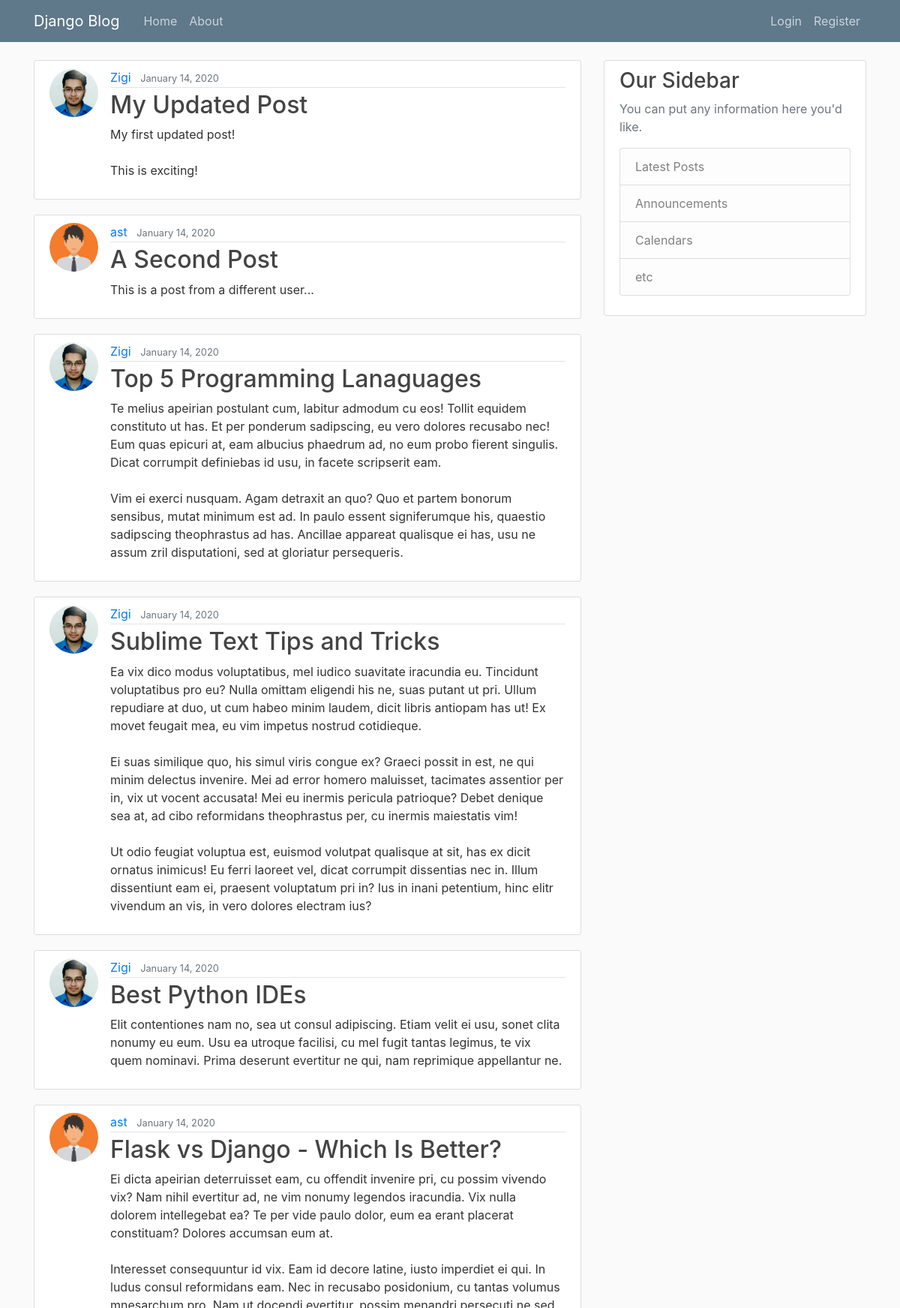
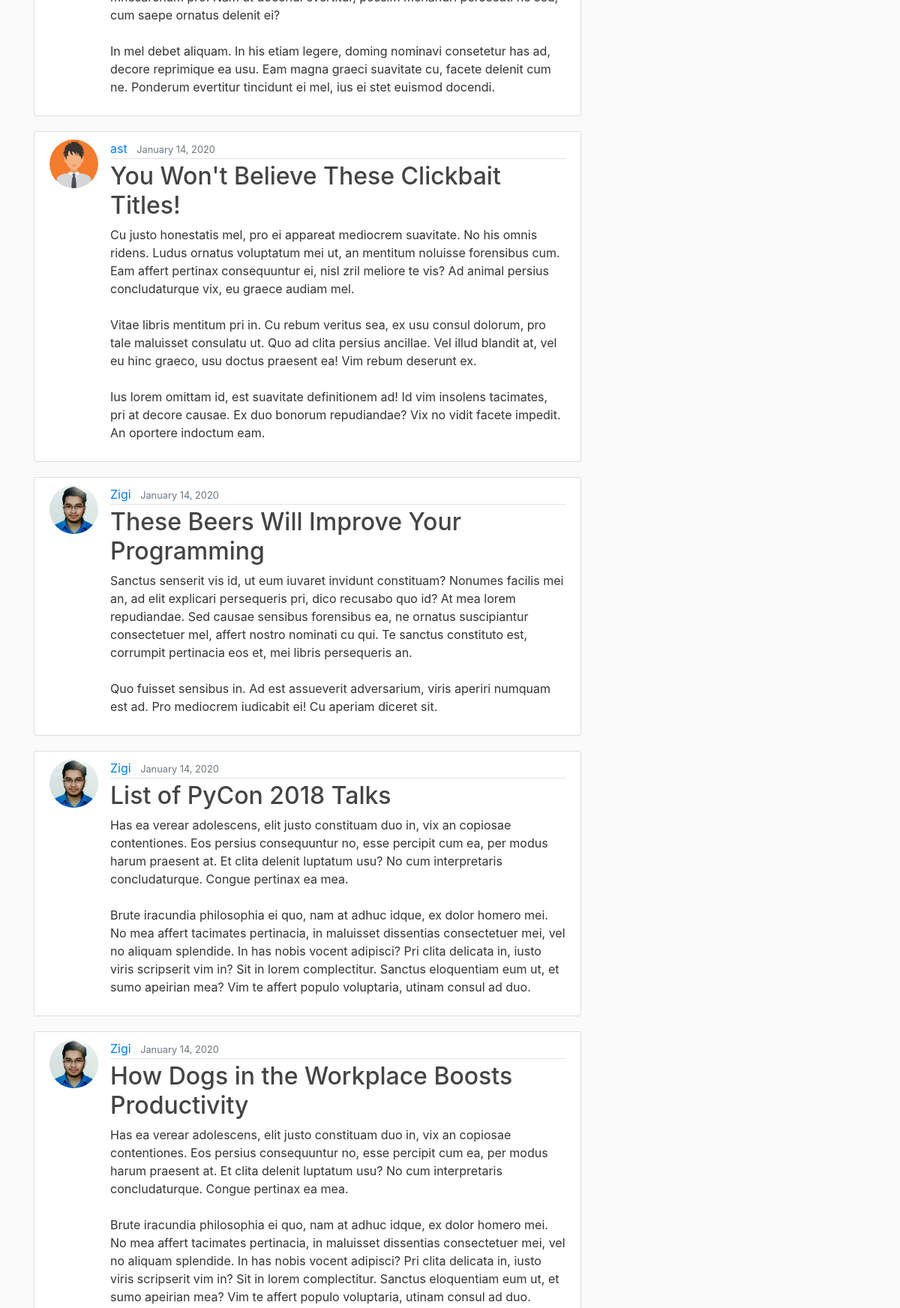
The page / (upper part) on the database its author committed (2 pictures, top to bottom).
### blog/models.py (models this page shows, shortened)
class Post(models.Model):
    title = models.CharField(max_length=100)
    content = models.TextField()
    date_psoted = models.DateTimeField(default=timezone.now())
    author = models.ForeignKey(User,on_delete=models.CASCADE)

### users/models.py (models this page shows, shortened)
class Profile(models.Model):
    user = models.OneToOneField(User, on_delete=models.CASCADE)
    image= models.ImageField(default='default.jpg', upload_to='profile_pics')

### blog/views.py (the view)
# urls.py: path('', PostListView.as_view(), name='blog-home'),
class PostListView(ListView):
    model  = Post
    template_name = 'blog/home.html'
    context_object_name ='posts'
    ordering = ['-date_psoted']

### blog/templates/blog/home.html
{% extends "blog/layout.html" %}
{% block content %}
    {% for post in posts %}
        <article class="media content-section">
          <img class="rounded-circle article-img" src="{{ post.author.profile.image.url }}">
          <div class="media-body">
            <div class="article-metadata">
              <a class="mr-2" href="#">{{ post.author }}</a>
              <small class="text-muted">{{ post.date_psoted|date:"F d, Y" }}</small>
            </div>
            <h2><a class="article-title" href="{% url 'post-detail' post.id %}">{{ post.title }}</a></h2>
            <p class="article-content">{{ post.content }}</p>
          </div>
        </article>
    {% endfor %}
{% endblock content %}

### blog/static/css/main.css (style rules this page uses)
body { background: #fafafa; color: #333333; margin-top: 5rem; }
h1, h2, h3, h4, h5, h6 { color: #444444; }
.content-section { background: #ffffff; padding: 10px 20px; border: 1px solid #dddddd; border-radius: 3px; margin-bottom: 20px; }
.article-title { color: #444444; }
.article-content { white-space: pre-line; }
.article-img { height: 65px; width: 65px; margin-right: 16px; }
.article-metadata { padding-bottom: 1px; margin-bottom: 4px; border-bottom: 1px solid #e3e3e3 }

### rows shown on the page
Post: author.profile.image (picture), author "Zigi", date_psoted "January 14, 2020", title "My Updated Post", content "My first updated post! This is exciting!"
Post: author.profile.image (placeholder picture), author "ast", date_psoted "January 14, 2020", title "A Second Post", content "This is a post from a different user..."
Post: author.profile.image (picture), author "Zigi", date_psoted "January 14, 2020", title "Top 5 Programming Lanaguages", content "Te melius apeirian postulant cum, labitur admodum cu eos! Tollit equidem constituto ut has. Et per ponderum sadipscing, eu vero dolores recusabo nec! Eum quas epicuri at, eam albucius phaedrum ad, no eum probo fierent singulis. Dicat corrumpit definiebas id usu, in facete scripserit eam. Vim ei exerci nusquam. Agam detraxit an quo? Quo et partem bonorum sensibus, mutat minimum est ad. In paulo essent signiferumque his, quaestio sadipscing theophrastus ad has. Ancillae appareat qualisque ei has, usu ne assum zril disputationi, sed at gloriatur persequeris."
Post: author.profile.image (picture), author "Zigi", date_psoted "January 14, 2020", title "Sublime Text Tips and Tricks", content "Ea vix dico modus voluptatibus, mel iudico suavitate iracundia eu. Tincidunt voluptatibus pro eu? Nulla omittam eligendi his ne, suas putant ut pri. Ullum repudiare at duo, ut cum habeo minim laudem, dicit libris antiopam has ut! Ex movet feugait mea, eu vim impetus nostrud cotidieque. Ei suas similique quo, his simul viris congue ex? Graeci possit in est, ne qui minim delectus invenire. Mei ad error homero maluisset, tacimates assentior per in, vix ut vocent accusata! Mei eu inermis pericula patrioque? Debet denique sea at, ad cibo reformidans theophrastus per, cu inermis maiestatis vim! Ut odio feugiat voluptua est, euismod volutpat qualisque at sit, has ex dicit ornatus inimicus! Eu…"
Post: author.profile.image (picture), author "Zigi", date_psoted "January 14, 2020", title "Best Python IDEs", content "Elit contentiones nam no, sea ut consul adipiscing. Etiam velit ei usu, sonet clita nonumy eu eum. Usu ea utroque facilisi, cu mel fugit tantas legimus, te vix quem nominavi. Prima deserunt evertitur ne qui, nam reprimique appellantur ne."
Post: author.profile.image (placeholder picture), author "ast", date_psoted "January 14, 2020", title "Flask vs Django - Which Is Better?", content "Ei dicta apeirian deterruisset eam, cu offendit invenire pri, cu possim vivendo vix? Nam nihil evertitur ad, ne vim nonumy legendos iracundia. Vix nulla dolorem intellegebat ea? Te per vide paulo dolor, eum ea erant placerat constituam? Dolores accumsan eum at. Interesset consequuntur id vix. Eam id decore latine, iusto imperdiet ei qui. In ludus consul reformidans eam. Nec in recusabo posidonium, cu tantas volumus mnesarchum pro. Nam ut docendi evertitur, possim menandri persecuti ne sed, cum saepe ornatus delenit ei? In mel debet aliquam. In his etiam legere, doming nominavi consetetur has ad, decore reprimique ea usu. Eam magna graeci suavitate cu, facete delenit cum ne. Ponderum…"
Post: author.profile.image (placeholder picture), author "ast", date_psoted "January 14, 2020", title "You Won't Believe These Clickbait Titles!", content "Cu justo honestatis mel, pro ei appareat mediocrem suavitate. No his omnis ridens. Ludus ornatus voluptatum mei ut, an mentitum noluisse forensibus cum. Eam affert pertinax consequuntur ei, nisl zril meliore te vis? Ad animal persius concludaturque vix, eu graece audiam mel. Vitae libris mentitum pri in. Cu rebum veritus sea, ex usu consul dolorum, pro tale maluisset consulatu ut. Quo ad clita persius ancillae. Vel illud blandit at, vel eu hinc graeco, usu doctus praesent ea! Vim rebum deserunt ex. Ius lorem omittam id, est suavitate definitionem ad! Id vim insolens tacimates, pri at decore causae. Ex duo bonorum repudiandae? Vix no vidit facete impedit. An oportere indoctum eam."
Post: author.profile.image (picture), author "Zigi", date_psoted "January 14, 2020", title "These Beers Will Improve Your Programming", content "Sanctus senserit vis id, ut eum iuvaret invidunt constituam? Nonumes facilis mei an, ad elit explicari persequeris pri, dico recusabo quo id? At mea lorem repudiandae. Sed causae sensibus forensibus ea, ne ornatus suscipiantur consectetuer mel, affert nostro nominati cu qui. Te sanctus constituto est, corrumpit pertinacia eos et, mei libris persequeris an. Quo fuisset sensibus in. Ad est assueverit adversarium, viris aperiri numquam est ad. Pro mediocrem iudicabit ei! Cu aperiam diceret sit."
Post: author.profile.image (picture), author "Zigi", date_psoted "January 14, 2020", title "List of PyCon 2018 Talks", content "Has ea verear adolescens, elit justo constituam duo in, vix an copiosae contentiones. Eos persius consequuntur no, esse percipit cum ea, per modus harum praesent at. Et clita delenit luptatum usu? No cum interpretaris concludaturque. Congue pertinax ea mea. Brute iracundia philosophia ei quo, nam at adhuc idque, ex dolor homero mei. No mea affert tacimates pertinacia, in maluisset dissentias consectetuer mei, vel no aliquam splendide. In has nobis vocent adipisci? Pri clita delicata in, iusto viris scripserit vim in? Sit in lorem complectitur. Sanctus eloquentiam eum ut, et sumo apeirian mea? Vim te affert populo voluptaria, utinam consul ad duo."
Post: author.profile.image (picture), author "Zigi", date_psoted "January 14, 2020", title "How Dogs in the Workplace Boosts Productivity", content "Has ea verear adolescens, elit justo constituam duo in, vix an copiosae contentiones. Eos persius consequuntur no, esse percipit cum ea, per modus harum praesent at. Et clita delenit luptatum usu? No cum interpretaris concludaturque. Congue pertinax ea mea. Brute iracundia philosophia ei quo, nam at adhuc idque, ex dolor homero mei. No mea affert tacimates pertinacia, in maluisset dissentias consectetuer mei, vel no aliquam splendide. In has nobis vocent adipisci? Pri clita delicata in, iusto viris scripserit vim in? Sit in lorem complectitur. Sanctus eloquentiam eum ut, et sumo apeirian mea? Vim te affert populo voluptaria, utinam consul ad duo."
